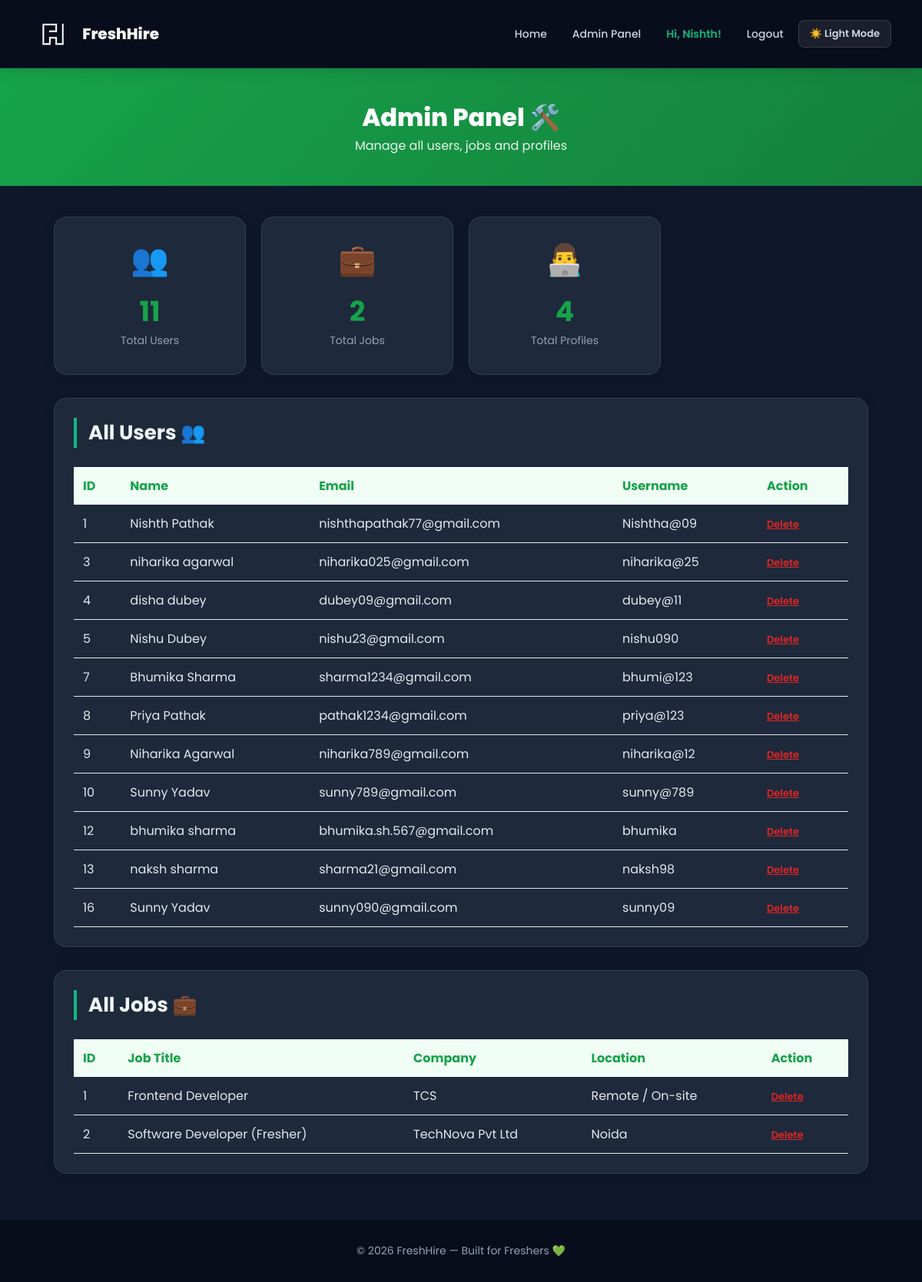
Page /admin (signed in) on the earlier database version.
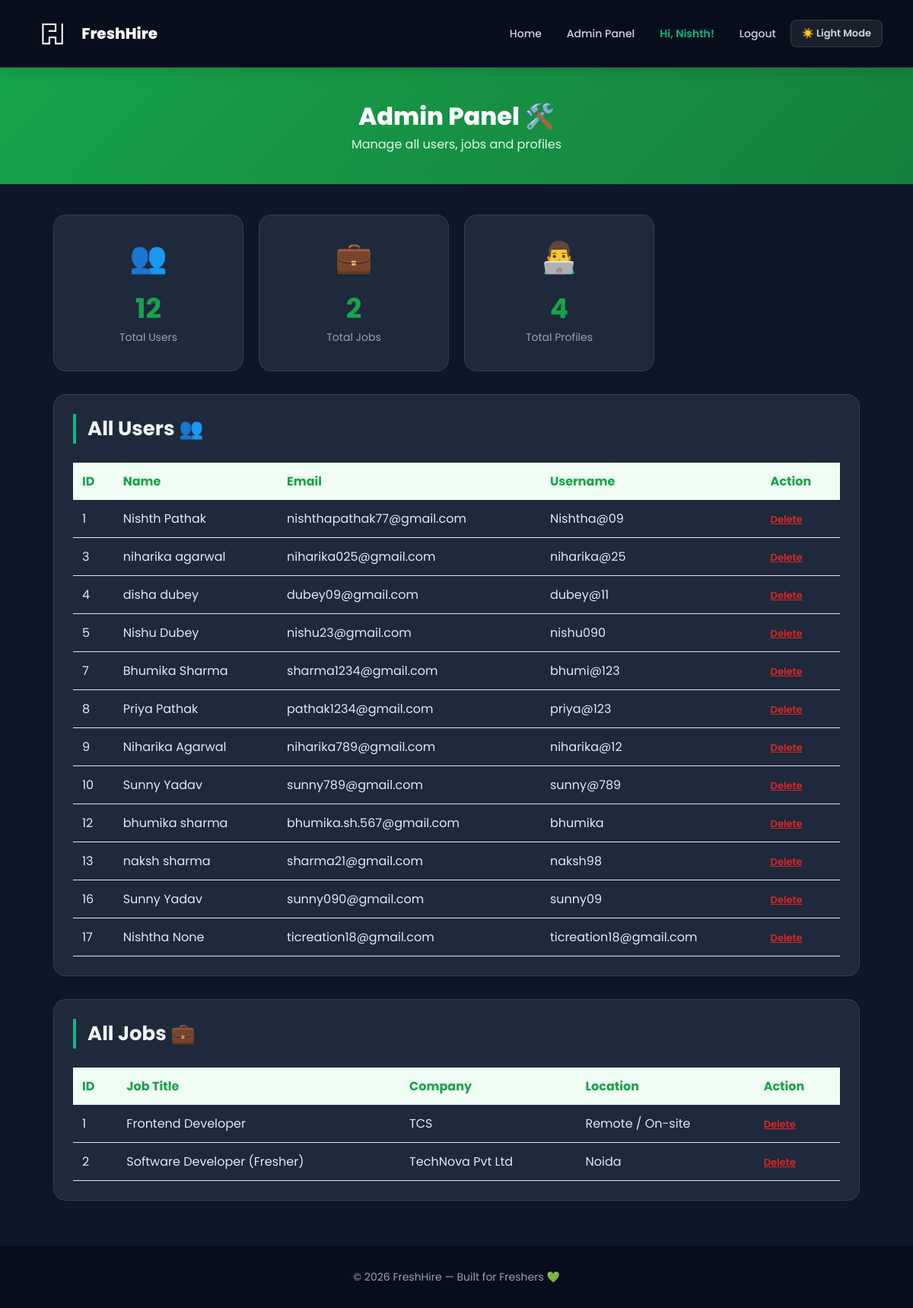
Same page on the later database version.
### tables this page shows
CREATE TABLE users (
    id         INTEGER PRIMARY KEY AUTOINCREMENT,
    first_name TEXT NOT NULL,
    last_name  TEXT,
    email      TEXT UNIQUE NOT NULL,
    username   TEXT UNIQUE NOT NULL,
    password   TEXT NOT NULL
, role TEXT DEFAULT fresher, phone TEXT);

CREATE TABLE jobs (
    id               INTEGER PRIMARY KEY AUTOINCREMENT,
    posted_by        INTEGER,
    job_title        TEXT,
    company          TEXT,
    location         TEXT,
    description      TEXT,
    required_skills  TEXT,
    salary           TEXT,
    apply_link       TEXT
);

### app.py (the view)
@app.route("/admin")
def admin():
    if "user_id" not in session:
        flash("Please login first!", "error")
        return redirect(url_for("login"))
    conn = get_db()
    is_admin = conn.execute("SELECT * FROM admins WHERE user_id=?", (session["user_id"],)).fetchone()
    if not is_admin:
        conn.close()
        flash("Access denied!", "error")
        return redirect(url_for("home"))
    users    = conn.execute("SELECT * FROM users").fetchall()
    jobs     = conn.execute("SELECT * FROM jobs").fetchall()
    profiles = conn.execute("SELECT * FROM profiles").fetchall()
    conn.close()
    return render_template("admin.html", users=users, jobs=jobs, profiles=profiles)

### app.py (called while the page is built)
def get_db():
    conn = sqlite3.connect("freshhire.db")
    conn.row_factory = sqlite3.Row
    return conn

@app.context_processor
def inject_globals():
    notif_count = 0
    if "user_id" in session:
        try:
            conn = get_db()
            notif_count = conn.execute(
                "SELECT COUNT(*) FROM notifications WHERE user_id=? AND is_read=0",
                (session["user_id"],)
            ).fetchone()[0]
            conn.close()
        except:
            pass
    return {"notif_count": notif_count}

### templates/admin.html (shortened to what this page needs)
<!DOCTYPE html>
<html>
<head>
    <link rel="stylesheet" href="/static/style.css">
</head>
<body>
<nav>
    <a href="/" style="display:flex; align-items:center; gap:8px; text-decoration:none;"><img src="/static/logo.png" alt="logo" style="height:32px;"><span style="color:white; font-weight:800; font-size:20px;">FreshHire</span></a>
    <div class="nav-links">
        <a href="/">Home</a>
        <a href="/admin">Admin Panel</a>
        <span>Hi, {{ session.get('name') }}!</span>
        <a href="/logout">Logout</a>
            <button class="theme-toggle" onclick="toggleTheme()" id="themeBtn">🌙 Dark</button>
    </div>
</nav>
<div style="background: linear-gradient(135deg, #16a34a, #15803d); padding:40px 20px; text-align:center; color:white;">
    <h1 style="font-size:32px; font-weight:800;">Admin Panel 🛠️</h1>
    <p style="opacity:0.9;">Manage all users, jobs and profiles</p>
</div>
<div class="container">
    <div style="display:grid; grid-template-columns:repeat(auto-fill, minmax(200px, 1fr)); gap:20px; margin-top:30px;">
        <div class="card" style="text-align:center;">
            <div style="font-size:40px; margin-bottom:10px;">👥</div>
            <h2 style="color:#16a34a; font-size:36px;">{{ users|length }}</h2>
            <p style="color:#888;">Total Users</p>
        </div>
        <div class="card" style="text-align:center;">
            <div style="font-size:40px; margin-bottom:10px;">💼</div>
            <h2 style="color:#16a34a; font-size:36px;">{{ jobs|length }}</h2>
            <p style="color:#888;">Total Jobs</p>
        </div>
        <div class="card" style="text-align:center;">
            <div style="font-size:40px; margin-bottom:10px;">👨‍💻</div>
            <h2 style="color:#16a34a; font-size:36px;">{{ profiles|length }}</h2>
            <p style="color:#888;">Total Profiles</p>
        </div>
    </div>
    <div class="card" style="margin-top:30px;">
        <h2 class="section-title">All Users 👥</h2>
        <table style="width:100%; border-collapse:collapse;">
            <thead>
                <tr style="background:#f0fdf4;">
                    <th style="padding:12px; text-align:left; color:#16a34a;">ID</th>
                    <th style="padding:12px; text-align:left; color:#16a34a;">Name</th>
                    <th style="padding:12px; text-align:left; color:#16a34a;">Email</th>
                    <th style="padding:12px; text-align:left; color:#16a34a;">Username</th>
                    <th style="padding:12px; text-align:left; color:#16a34a;">Action</th>
                </tr>
            </thead>
            <tbody>
                {% for user in users %}
                <tr style="border-bottom:1px solid #e5e7eb;">
                    <td style="padding:12px;">{{ user.id }}</td>
                    <td style="padding:12px;">{{ user.first_name }} {{ user.last_name }}</td>
                    <td style="padding:12px;">{{ user.email }}</td>
                    <td style="padding:12px;">{{ user.username }}</td>
                    <td style="padding:12px;">
                        <a href="/admin/delete-user/{{ user.id }}"
                           onclick="return confirm('Delete this user?')"
                           style="color:#dc2626; font-size:13px; font-weight:600;">Delete</a>
                    </td>
                </tr>
                {% endfor %}
            </tbody>
        </table>
    </div>
    <div class="card" style="margin-top:30px;">
        <h2 class="section-title">All Jobs 💼</h2>
        <table style="width:100%; border-collapse:collapse;">
            <thead>
                <tr style="background:#f0fdf4;">
                    <th style="padding:12px; text-align:left; color:#16a34a;">ID</th>
                    <th style="padding:12px; text-align:left; color:#16a34a;">Job Title</th>
                    <th style="padding:12px; text-align:left; color:#16a34a;">Company</th>
                    <th style="padding:12px; text-align:left; color:#16a34a;">Location</th>
                    <th style="padding:12px; text-align:left; color:#16a34a;">Action</th>
                </tr>
            </thead>
            <tbody>
                {% for job in jobs %}
                <tr style="border-bottom:1px solid #e5e7eb;">
                    <td style="padding:12px;">{{ job.id }}</td>
                    <td style="padding:12px;">{{ job.job_title }}</td>
                    <td style="padding:12px;">{{ job.company }}</td>
                    <td style="padding:12px;">{{ job.location }}</td>
                    <td style="padding:12px;">
                        <a href="/admin/delete-job/{{ job.id }}"
                           onclick="return confirm('Delete this job?')"
                           style="color:#dc2626; font-size:13px; font-weight:600;">Delete</a>
                    </td>
                </tr>
                {% endfor %}
            </tbody>
        </table>
    </div>
</div>
<footer>
    © 2026 FreshHire — Built for Freshers 💚
</footer>
</body>
</html>

### static/style.css (style rules this page uses)
* { margin: 0; padding: 0; box-sizing: border-box; font-family: 'Poppins', sans-serif; }
body { background: #f8fafb; color: #1a1a2e; }
.theme-toggle { background: rgba(255,255,255,0.1); border: 1px solid rgba(255,255,255,0.2); color: white; padding: 6px 12px; border-radius: 20px; cursor: pointer; font-size: 13px; font-weight: 600; transition: all 0.2s; font-family: 'Poppins', sans-serif; }
nav { background: #1a1a2e; padding: 15px 40px; display: flex; align-items: center; justify-content: space-between; box-shadow: 0 2px 20px rgba(0,0,0,0.15); position: sticky; top: 0; z-index: 100; }
nav img { filter: brightness(0) invert(1); height: 28px; }
nav img { filter: brightness(0) invert(1); height: 30px; }
.nav-links { display: flex; align-items: center; gap: 5px; }
nav a { color: #cbd5e1; text-decoration: none; padding: 7px 14px; border-radius: 8px; font-size: 14px; font-weight: 500; transition: all 0.2s; }
nav span { color: #10b981; font-size: 14px; font-weight: 600; padding: 7px 14px; }
.container { max-width: 1100px; margin: 40px auto; padding: 0 20px; }
.section-title { font-size: 26px; font-weight: 700; color: #1a1a2e; margin-bottom: 25px; border-left: 4px solid #10b981; padding-left: 15px; }
.card { background: white; border-radius: 16px; padding: 25px; box-shadow: 0 2px 15px rgba(0,0,0,0.06); border: 1px solid #e2e8f0; transition: transform 0.2s, box-shadow 0.2s; }
.card p { font-size: 14px; color: #64748b; margin-bottom: 8px; }
footer { text-align: center; padding: 30px; background: #1a1a2e; color: #94a3b8; margin-top: 60px; font-size: 14px; }
[data-theme="light"] body, body { background: #f8fafb; color: #1a1a2e; }
[data-theme="dark"] body { background: #0f172a !important; color: #e2e8f0 !important; }
[data-theme="dark"] { background: #0f172a; }
[data-theme="dark"] nav { background: #070d1a !important; border-bottom: 1px solid #1e293b; }
[data-theme="dark"] .card { background: #1e293b !important; border-color: #334155 !important; color: #e2e8f0 !important; }
[data-theme="dark"] .card p { color: #94a3b8 !important; }
[data-theme="dark"] .section-title { color: #f1f5f9 !important; }
[data-theme="dark"] footer { background: #070d1a !important; }
.theme-toggle { background: rgba(255,255,255,0.08); border: 1px solid rgba(255,255,255,0.12); color: #cbd5e1; padding: 7px 14px; border-radius: 8px; cursor: pointer; font-size: 13px; font-weight: 600; font-family: 'Poppins', sans-serif; transition: all 0.2s; }

Differences in the rows shown:
added users: id "17", first_name "Nishtha", last_name "None", email "ticreation18@gmail.com", username "ticreation18@gmail.com"
Other differences:
{{ users|length }}: "11" → "12"
